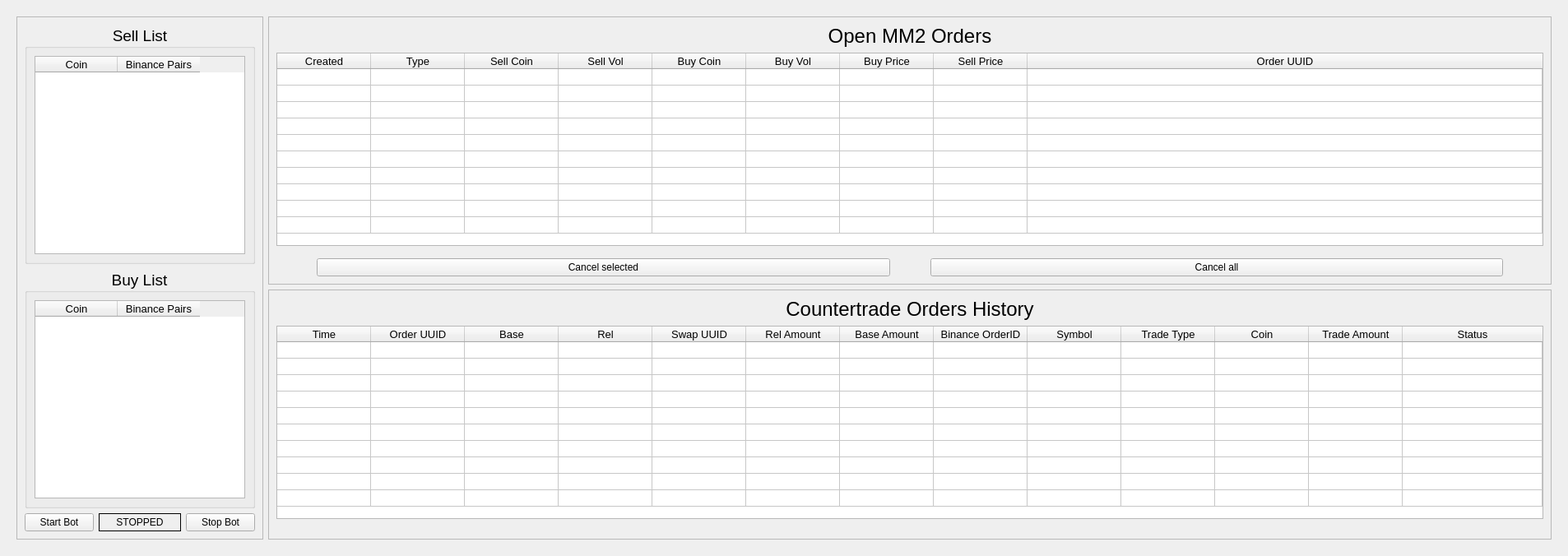
  <widget class="QWidget" name="tab">
   <attribute name="title">
    <string>Bot Trading</string>
   </attribute>
   <layout class="QGridLayout" name="gridLayout_10">
    <item row="0" column="0">
     <widget class="QFrame" name="frame_62">
      <property name="styleSheet">
       <string/>
      </property>
      <property name="frameShape">
       <enum>QFrame::NoFrame</enum>
      </property>
      <property name="frameShadow">
       <enum>QFrame::Raised</enum>
      </property>
      <layout class="QGridLayout" name="gridLayout_40">
       <item row="0" column="1">
        <widget class="QFrame" name="frame_43">
         <property name="sizePolicy">
          <sizepolicy hsizetype="MinimumExpanding" vsizetype="MinimumExpanding">
           <horstretch>0</horstretch>
           <verstretch>0</verstretch>
          </sizepolicy>
         </property>
         <property name="minimumSize">
          <size>
           <width>0</width>
           <height>0</height>
          </size>
         </property>
         <property name="maximumSize">
          <size>
           <width>16777215</width>
           <height>16777215</height>
          </size>
         </property>
         <property name="styleSheet">
          <string notr="true"/>
         </property>
         <property name="frameShape">
          <enum>QFrame::StyledPanel</enum>
         </property>
         <property name="frameShadow">
          <enum>QFrame::Raised</enum>
         </property>
         <layout class="QGridLayout" name="gridLayout_53">
          <property name="bottomMargin">
           <number>0</number>
          </property>
          <item row="1" column="0">
           <widget class="QTableWidget" name="bot_mm2_orders_table">
            <property name="sizePolicy">
             <sizepolicy hsizetype="MinimumExpanding" vsizetype="MinimumExpanding">
              <horstretch>0</horstretch>
              <verstretch>0</verstretch>
             </sizepolicy>
            </property>
            <property name="minimumSize">
             <size>
              <width>0</width>
              <height>0</height>
             </size>
            </property>
            <property name="maximumSize">
             <size>
              <width>16777215</width>
              <height>1777777</height>
             </size>
            </property>
            <property name="font">
             <font>
              <pointsize>10</pointsize>
             </font>
            </property>
            <property name="styleSheet">
             <string notr="true"/>
            </property>
            <property name="sizeAdjustPolicy">
             <enum>QAbstractScrollArea::AdjustToContents</enum>
            </property>
            <property name="editTriggers">
             <set>QAbstractItemView::NoEditTriggers</set>
            </property>
            <property name="dragDropOverwriteMode">
             <bool>false</bool>
            </property>
            <property name="alternatingRowColors">
             <bool>false</bool>
            </property>
            <property name="selectionMode">
             <enum>QAbstractItemView::SingleSelection</enum>
            </property>
            <property name="selectionBehavior">
             <enum>QAbstractItemView::SelectRows</enum>
            </property>
            <property name="sortingEnabled">
             <bool>true</bool>
            </property>
            <property name="rowCount">
             <number>10</number>
            </property>
            <attribute name="horizontalHeaderCascadingSectionResizes">
             <bool>true</bool>
            </attribute>
            <attribute name="horizontalHeaderDefaultSectionSize">
             <number>114</number>
            </attribute>
            <attribute name="horizontalHeaderMinimumSectionSize">
             <number>110</number>
            </attribute>
            <attribute name="horizontalHeaderShowSortIndicator" stdset="0">
             <bool>true</bool>
            </attribute>
            <attribute name="horizontalHeaderStretchLastSection">
             <bool>true</bool>
            </attribute>
            <attribute name="verticalHeaderVisible">
             <bool>false</bool>
            </attribute>
            <attribute name="verticalHeaderDefaultSectionSize">
             <number>20</number>
            </attribute>
            <attribute name="verticalHeaderMinimumSectionSize">
             <number>20</number>
            </attribute>
            <row/>
            <row/>
            <row/>
            <row/>
            <row/>
            <row/>
            <row/>
            <row/>
            <row/>
            <row/>
            <column>
             <property name="text">
              <string>Created</string>
             </property>
            </column>
            <column>
             <property name="text">
              <string>Type</string>
             </property>
            </column>
            <column>
             <property name="text">
              <string>Sell Coin</string>
             </property>
            </column>
            <column>
             <property name="text">
              <string>Sell Vol</string>
             </property>
            </column>
            <column>
             <property name="text">
              <string>Buy Coin</string>
             </property>
            </column>
            <column>
             <property name="text">
              <string>Buy Vol</string>
             </property>
            </column>
            <column>
             <property name="text">
              <string>Buy Price</string>
             </property>
            </column>
            <column>
             <property name="text">
              <string>Sell Price</string>
             </property>
            </column>
            <column>
             <property name="text">
              <string>Order UUID</string>
             </property>
            </column>
           </widget>
          </item>
          <item row="2" column="0">
           <widget class="QFrame" name="frame_44">
            <property name="minimumSize">
             <size>
              <width>341</width>
              <height>0</height>
             </size>
            </property>
            <property name="maximumSize">
             <size>
              <width>16777215</width>
              <height>16777215</height>
             </size>
            </property>
            <property name="styleSheet">
             <string notr="true"/>
            </property>
            <property name="frameShape">
             <enum>QFrame::NoFrame</enum>
            </property>
            <property name="frameShadow">
             <enum>QFrame::Raised</enum>
            </property>
            <layout class="QGridLayout" name="gridLayout_54">
             <property name="leftMargin">
              <number>9</number>
             </property>
             <property name="rightMargin">
              <number>9</number>
             </property>
             <property name="bottomMargin">
              <number>9</number>
             </property>
             <property name="horizontalSpacing">
              <number>9</number>
             </property>
             <item row="0" column="1">
              <widget class="QPushButton" name="bot_mm2_cancel_selected_btn">
               <property name="maximumSize">
                <size>
                 <width>16777215</width>
                 <height>35</height>
                </size>
               </property>
               <property name="styleSheet">
                <string notr="true"/>
               </property>
               <property name="text">
                <string>Cancel selected</string>
               </property>
              </widget>
             </item>
             <item row="0" column="3">
              <widget class="QPushButton" name="bot_mm2_cancel_all_btn">
               <property name="maximumSize">
                <size>
                 <width>16777215</width>
                 <height>35</height>
                </size>
               </property>
               <property name="styleSheet">
                <string notr="true"/>
               </property>
               <property name="text">
                <string>Cancel all</string>
               </property>
              </widget>
             </item>
             <item row="0" column="2">
              <spacer name="horizontalSpacer_6">
               <property name="orientation">
                <enum>Qt::Horizontal</enum>
               </property>
               <property name="sizeType">
                <enum>QSizePolicy::Minimum</enum>
               </property>
               <property name="sizeHint" stdset="0">
                <size>
                 <width>40</width>
                 <height>20</height>
                </size>
               </property>
              </spacer>
             </item>
             <item row="0" column="4">
              <spacer name="horizontalSpacer_19">
               <property name="styleSheet">
                <string/>
               </property>
               <property name="orientation">
                <enum>Qt::Horizontal</enum>
               </property>
               <property name="sizeType">
                <enum>QSizePolicy::Minimum</enum>
               </property>
               <property name="sizeHint" stdset="0">
                <size>
                 <width>40</width>
                 <height>20</height>
                </size>
               </property>
              </spacer>
             </item>
             <item row="0" column="0">
              <spacer name="horizontalSpacer_17">
               <property name="orientation">
                <enum>Qt::Horizontal</enum>
               </property>
               <property name="sizeType">
                <enum>QSizePolicy::Minimum</enum>
               </property>
               <property name="sizeHint" stdset="0">
                <size>
                 <width>40</width>
                 <height>20</height>
                </size>
               </property>
              </spacer>
             </item>
            </layout>
           </widget>
          </item>
          <item row="0" column="0">
           <widget class="QLabel" name="binance_orders_lbl_3">
            <property name="sizePolicy">
             <sizepolicy hsizetype="MinimumExpanding" vsizetype="Minimum">
              <horstretch>0</horstretch>
              <verstretch>0</verstretch>
             </sizepolicy>
            </property>
            <property name="font">
             <font>
              <pointsize>18</pointsize>
             </font>
            </property>
            <property name="text">
             <string>Open MM2 Orders</string>
            </property>
            <property name="alignment">
             <set>Qt::AlignCenter</set>
            </property>
           </widget>
          </item>
         </layout>
        </widget>
       </item>
       <item row="1" column="1">
        <widget class="QFrame" name="frame_45">
         <property name="sizePolicy">
          <sizepolicy hsizetype="MinimumExpanding" vsizetype="MinimumExpanding">
           <horstretch>0</horstretch>
           <verstretch>0</verstretch>
          </sizepolicy>
         </property>
         <property name="minimumSize">
          <size>
           <width>0</width>
           <height>0</height>
          </size>
         </property>
         <property name="maximumSize">
          <size>
           <width>16777215</width>
           <height>16777215</height>
          </size>
         </property>
         <property name="styleSheet">
          <string notr="true"/>
         </property>
         <property name="frameShape">
          <enum>QFrame::StyledPanel</enum>
         </property>
         <property name="frameShadow">
          <enum>QFrame::Raised</enum>
         </property>
         <layout class="QGridLayout" name="gridLayout_55">
          <property name="bottomMargin">
           <number>0</number>
          </property>
          <item row="3" column="0">
           <widget class="QFrame" name="frame_46">
            <property name="minimumSize">
             <size>
              <width>341</width>
              <height>0</height>
             </size>
            </property>
            <property name="maximumSize">
             <size>
              <width>16777215</width>
              <height>16777215</height>
             </size>
            </property>
            <property name="styleSheet">
             <string/>
            </property>
            <property name="frameShape">
             <enum>QFrame::NoFrame</enum>
            </property>
            <property name="frameShadow">
             <enum>QFrame::Raised</enum>
            </property>
            <layout class="QGridLayout" name="gridLayout_56">
             <property name="leftMargin">
              <number>9</number>
             </property>
             <property name="rightMargin">
              <number>9</number>
             </property>
             <property name="bottomMargin">
              <number>9</number>
             </property>
             <property name="horizontalSpacing">
              <number>9</number>
             </property>
            </layout>
           </widget>
          </item>
          <item row="2" column="0">
           <widget class="QTableWidget" name="bot_binance_orders_table">
            <property name="sizePolicy">
             <sizepolicy hsizetype="MinimumExpanding" vsizetype="MinimumExpanding">
              <horstretch>0</horstretch>
              <verstretch>0</verstretch>
             </sizepolicy>
            </property>
            <property name="minimumSize">
             <size>
              <width>0</width>
              <height>0</height>
             </size>
            </property>
            <property name="maximumSize">
             <size>
              <width>16777215</width>
              <height>1777777</height>
             </size>
            </property>
            <property name="font">
             <font>
              <pointsize>10</pointsize>
             </font>
            </property>
            <property name="styleSheet">
             <string notr="true"/>
            </property>
            <property name="sizeAdjustPolicy">
             <enum>QAbstractScrollArea::AdjustToContents</enum>
            </property>
            <property name="editTriggers">
             <set>QAbstractItemView::NoEditTriggers</set>
            </property>
            <property name="dragDropOverwriteMode">
             <bool>false</bool>
            </property>
            <property name="alternatingRowColors">
             <bool>false</bool>
            </property>
            <property name="selectionMode">
             <enum>QAbstractItemView::SingleSelection</enum>
            </property>
            <property name="selectionBehavior">
             <enum>QAbstractItemView::SelectRows</enum>
            </property>
            <property name="sortingEnabled">
             <bool>true</bool>
            </property>
            <property name="rowCount">
             <number>10</number>
            </property>
            <attribute name="horizontalHeaderCascadingSectionResizes">
             <bool>true</bool>
            </attribute>
            <attribute name="horizontalHeaderDefaultSectionSize">
             <number>114</number>
            </attribute>
            <attribute name="horizontalHeaderMinimumSectionSize">
             <number>110</number>
            </attribute>
            <attribute name="horizontalHeaderShowSortIndicator" stdset="0">
             <bool>true</bool>
            </attribute>
            <attribute name="horizontalHeaderStretchLastSection">
             <bool>true</bool>
            </attribute>
            <attribute name="verticalHeaderVisible">
             <bool>false</bool>
            </attribute>
            <attribute name="verticalHeaderDefaultSectionSize">
             <number>20</number>
            </attribute>
            <attribute name="verticalHeaderMinimumSectionSize">
             <number>20</number>
            </attribute>
            <row/>
            <row/>
            <row/>
            <row/>
            <row/>
            <row/>
            <row/>
            <row/>
            <row/>
            <row/>
            <column>
             <property name="text">
              <string>Time</string>
             </property>
            </column>
            <column>
             <property name="text">
              <string>Order UUID</string>
             </property>
            </column>
            <column>
             <property name="text">
              <string>Base</string>
             </property>
            </column>
            <column>
             <property name="text">
              <string>Rel</string>
             </property>
            </column>
            <column>
             <property name="text">
              <string>Swap UUID</string>
             </property>
            </column>
            <column>
             <property name="text">
              <string>Rel Amount</string>
             </property>
            </column>
            <column>
             <property name="text">
              <string>Base Amount</string>
             </property>
            </column>
            <column>
             <property name="text">
              <string>Binance OrderID</string>
             </property>
            </column>
            <column>
             <property name="text">
              <string>Symbol</string>
             </property>
            </column>
            <column>
             <property name="text">
              <string>Trade Type</string>
             </property>
            </column>
            <column>
             <property name="text">
              <string>Coin</string>
             </property>
            </column>
            <column>
             <property name="text">
              <string>Trade Amount</string>
             </property>
            </column>
            <column>
             <property name="text">
              <string>Status</string>
             </property>
            </column>
           </widget>
          </item>
          <item row="1" column="0">
           <widget class="QLabel" name="binance_orders_lbl_4">
            <property name="sizePolicy">
             <sizepolicy hsizetype="Minimum" vsizetype="Preferred">
              <horstretch>0</horstretch>
              <verstretch>0</verstretch>
             </sizepolicy>
            </property>
            <property name="font">
             <font>
              <pointsize>18</pointsize>
             </font>
            </property>
            <property name="styleSheet">
             <string/>
            </property>
            <property name="text">
             <string>Countertrade Orders History</string>
            </property>
            <property name="alignment">
             <set>Qt::AlignCenter</set>
            </property>
           </widget>
          </item>
         </layout>
        </widget>
       </item>
       <item row="0" column="0" rowspan="2">
        <widget class="QFrame" name="frame_40">
         <property name="sizePolicy">
          <sizepolicy hsizetype="MinimumExpanding" vsizetype="MinimumExpanding">
           <horstretch>0</horstretch>
           <verstretch>0</verstretch>
          </sizepolicy>
         </property>
         <property name="minimumSize">
          <size>
           <width>300</width>
           <height>0</height>
          </size>
         </property>
         <property name="maximumSize">
          <size>
           <width>350</width>
           <height>16777215</height>
          </size>
         </property>
         <property name="styleSheet">
          <string notr="true"/>
         </property>
         <property name="frameShape">
          <enum>QFrame::StyledPanel</enum>
         </property>
         <property name="frameShadow">
          <enum>QFrame::Raised</enum>
         </property>
         <layout class="QGridLayout" name="gridLayout_50">
          <item row="2" column="2">
           <widget class="QPushButton" name="stop_bot_trading_btn">
            <property name="sizePolicy">
             <sizepolicy hsizetype="Minimum" vsizetype="Minimum">
              <horstretch>0</horstretch>
              <verstretch>0</verstretch>
             </sizepolicy>
            </property>
            <property name="maximumSize">
             <size>
              <width>16777215</width>
              <height>35</height>
             </size>
            </property>
            <property name="styleSheet">
             <string notr="true"/>
            </property>
            <property name="text">
             <string>Stop Bot</string>
            </property>
           </widget>
          </item>
          <item row="0" column="0" colspan="3">
           <widget class="QGroupBox" name="groupBox_2">
            <property name="font">
             <font>
              <pointsize>14</pointsize>
             </font>
            </property>
            <property name="title">
             <string>Sell List</string>
            </property>
            <property name="alignment">
             <set>Qt::AlignCenter</set>
            </property>
            <layout class="QGridLayout" name="gridLayout_49">
             <item row="0" column="0">
              <widget class="QTableWidget" name="bot_sell_list">
               <property name="sizePolicy">
                <sizepolicy hsizetype="MinimumExpanding" vsizetype="MinimumExpanding">
                 <horstretch>0</horstretch>
                 <verstretch>0</verstretch>
                </sizepolicy>
               </property>
               <property name="font">
                <font>
                 <pointsize>10</pointsize>
                </font>
               </property>
               <property name="styleSheet">
                <string notr="true"/>
               </property>
               <property name="sizeAdjustPolicy">
                <enum>QAbstractScrollArea::AdjustToContentsOnFirstShow</enum>
               </property>
               <property name="verticalScrollMode">
                <enum>QAbstractItemView::ScrollPerPixel</enum>
               </property>
               <property name="horizontalScrollMode">
                <enum>QAbstractItemView::ScrollPerPixel</enum>
               </property>
               <column>
                <property name="text">
                 <string>Coin</string>
                </property>
               </column>
               <column>
                <property name="text">
                 <string>Binance Pairs</string>
                </property>
               </column>
              </widget>
             </item>
            </layout>
           </widget>
          </item>
          <item row="1" column="0" colspan="3">
           <widget class="QGroupBox" name="groupBox">
            <property name="font">
             <font>
              <pointsize>14</pointsize>
             </font>
            </property>
            <property name="styleSheet">
             <string/>
            </property>
            <property name="title">
             <string>Buy List</string>
            </property>
            <property name="alignment">
             <set>Qt::AlignCenter</set>
            </property>
            <layout class="QGridLayout" name="gridLayout_48">
             <item row="0" column="0">
              <widget class="QTableWidget" name="bot_buy_list">
               <property name="sizePolicy">
                <sizepolicy hsizetype="MinimumExpanding" vsizetype="MinimumExpanding">
                 <horstretch>0</horstretch>
                 <verstretch>0</verstretch>
                </sizepolicy>
               </property>
               <property name="font">
                <font>
                 <pointsize>10</pointsize>
                </font>
               </property>
               <property name="styleSheet">
                <string notr="true"/>
               </property>
               <property name="sizeAdjustPolicy">
                <enum>QAbstractScrollArea::AdjustToContentsOnFirstShow</enum>
               </property>
               <property name="verticalScrollMode">
                <enum>QAbstractItemView::ScrollPerPixel</enum>
               </property>
               <property name="horizontalScrollMode">
                <enum>QAbstractItemView::ScrollPerPixel</enum>
               </property>
               <column>
                <property name="text">
                 <string>Coin</string>
                </property>
               </column>
               <column>
                <property name="text">
                 <string>Binance Pairs</string>
                </property>
               </column>
              </widget>
             </item>
            </layout>
           </widget>
          </item>
          <item row="2" column="0">
           <widget class="QPushButton" name="start_bot_trading_btn">
            <property name="sizePolicy">
             <sizepolicy hsizetype="Minimum" vsizetype="Minimum">
              <horstretch>0</horstretch>
              <verstretch>0</verstretch>
             </sizepolicy>
            </property>
            <property name="maximumSize">
             <size>
              <width>16777215</width>
              <height>35</height>
             </size>
            </property>
            <property name="styleSheet">
             <string notr="true"/>
            </property>
            <property name="text">
             <string>Start Bot</string>
            </property>
           </widget>
          </item>
          <item row="2" column="1">
           <widget class="QLabel" name="bot_status_lbl">
            <property name="minimumSize">
             <size>
              <width>100</width>
              <height>0</height>
             </size>
            </property>
            <property name="maximumSize">
             <size>
              <width>100</width>
              <height>16777215</height>
             </size>
            </property>
            <property name="styleSheet">
             <string notr="true"/>
            </property>
            <property name="frameShape">
             <enum>QFrame::Box</enum>
            </property>
            <property name="text">
             <string>STOPPED</string>
            </property>
            <property name="alignment">
             <set>Qt::AlignCenter</set>
            </property>
           </widget>
          </item>
         </layout>
        </widget>
       </item>
      </layout>
     </widget>
    </item>
   </layout>
  </widget>
